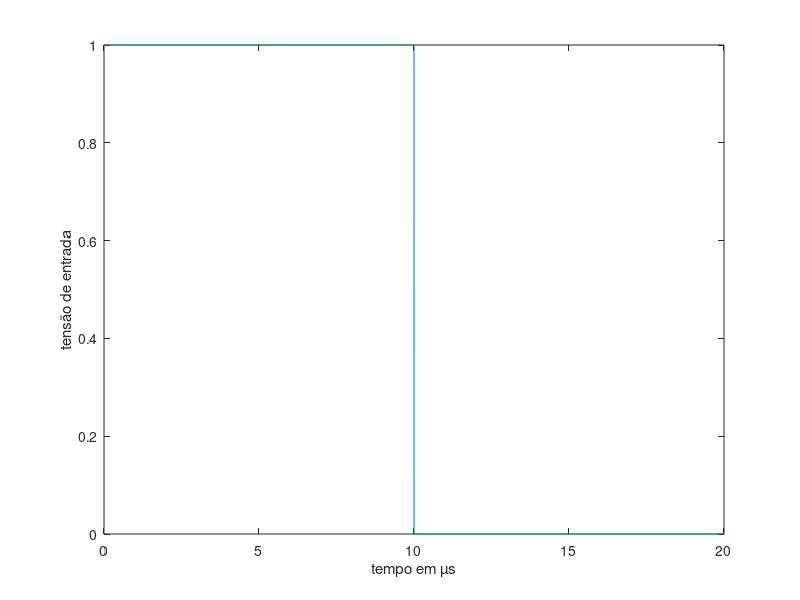
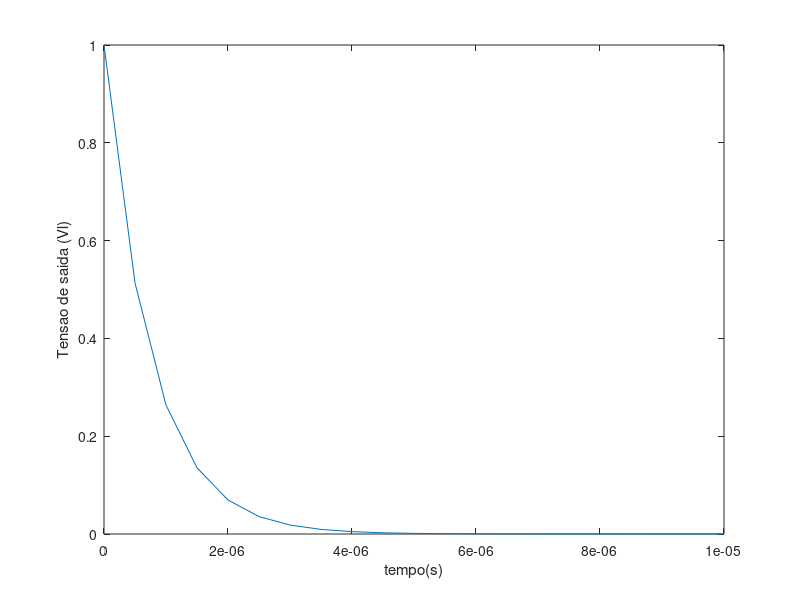
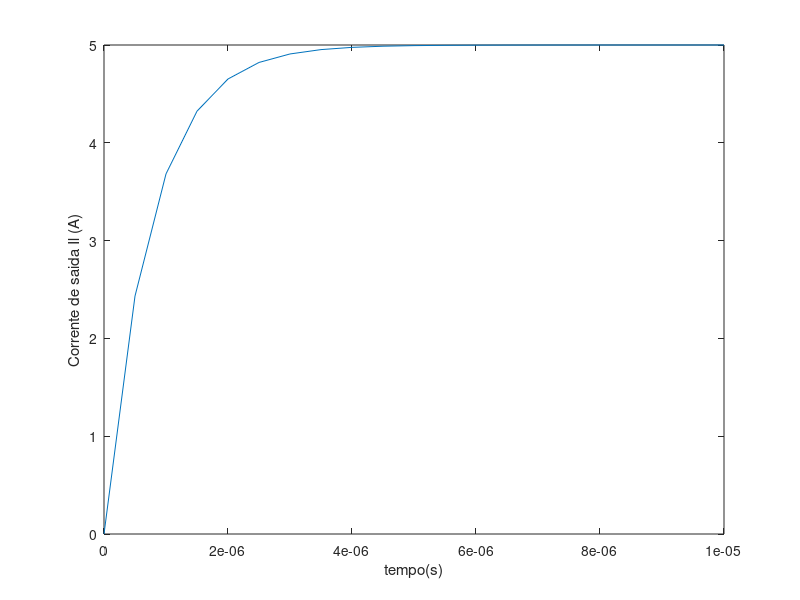

Write MATLAB code to recreate these figures, in order.
figure(1) % A figura 1 irá representar uma fonte de pulsos de uma função degrau e pulso permanece constante 
%até o instante t=10^-6s.
n=1;
for t=0:0.1:2000; % essa função representa o intervalo de tempo que será apresentado no gráfico
x(n)=t;
if x(n)<=1000
x(n);
y(n)=1;
else if x(n)>=1000
y(n)=0;
end
end
n=n+1;
end % todo os comandos apresentados são para controlar a função degrau
plot (x*10^-2,y) % esse comando irá efetivamente mostrar o gráfico tempo(µs) x tensão (volts)
xlabel('tempo em µs')
ylabel('tensão de entrada')
% O código acima descreve a tensão inicial do pulso.

figure(2) % Gráfico da tensão de saída 
Vs=1; % Vs descreverá a tensão de entrada do pulso que escolhemos ( a função degrau )
R=200*10^3; % Resistência em série com o indutor em Ohms
L=150*10^-3; % O valor da indutância do indutor em Henry
t=[0:0.5*10^-6:10*10^-6]; % intervalo de tempo que analisaremos a tensão do indutor que irá ate 10^10-6 s
Vl=Vs*(exp(-1*t/(L/R))); % Equação da tensão de saída
plot(t,Vl) % Plotar o gráfico tensão de saída (V) x Tempo (µs)
xlabel ("tempo(s)");
ylabel ("Tensao de saida (Vl)");


figure(3) % Gráfico da corrente de saída do indutor
Vs=1;
R=200*10^3;
L=150*10^-3;
t=[0:0.5*10^-6:10*10^-6];
Il=(Vs/R)-(Vs/R)*(exp(-1*t/(L/R))); % Equação da corrente do indutor
plot(t,Il*10^6) % Plotar o gráfico da corrente do indutor (A) x Tempo (µs)
xlabel("tempo(s)");
ylabel("Corrente de saida Il (A)");

% A questão 7.89 do livro base descreve sobre um circuito RL que para ser diferenciador deve possuir características específicas 
% Ao resolvermos o circuito encontramos que L<200 mH, com isso, o valor utilizado no exercício foi L=150 mH,
% Ao analisarmos o circuito percebemos que a sua estrutura é diferente, visto que num circuito RC, fica o capacitor e logo após o resistor
% porém quando usamos um circuito RL, primeiro vem o resistor e logo após o capacitor.
% Os gráficos de RC e RL são parecidos 
% Os circuitos RL e RC podem ser observados no https://www.multisim.com/content/VQSqTNwUmV4zpBgtFFVcwg/ckt-rl-dif/, https://www.multisim.com/content/jnsHN6gfk9rbqmWaa5CqLo/rc-unit-pulse-response-differentiator-output/, respectivamente.